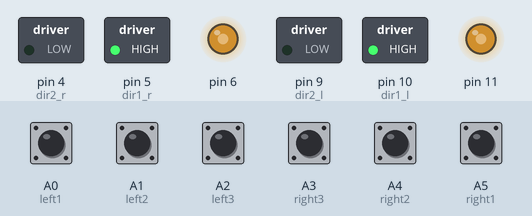
This sketch was run on a simulated Arduino Uno, built with avr-gcc and run on an emulated ATmega328P. Parts: switched loads named in the sketch (green lamp = pin HIGH), output pins drawn as LEDs (lit = HIGH). Inputs (shaded band) come from the test bench; at power-on: A0 (left1), A1 (left2), A4 (right2), A5 (right1) HIGH, A2 (left3), A3 (right3) LOW. What the sketch prints to the serial monitor is not drawn.

Above: at 1.2 s.
1.3 s: A5 (right1) pulled LOW for 0.15 s
At 1.37 s:
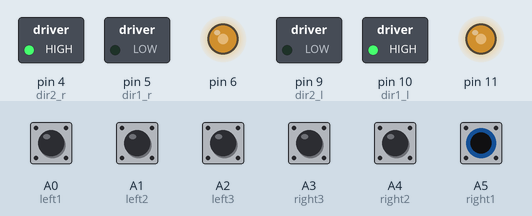
2.9 s: A0 (left1) pulled LOW for 0.15 s
At 2.97 s:
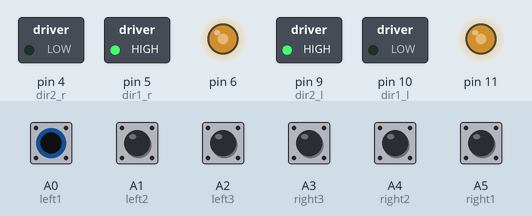
4.5 s: A1 (left2) pulled LOW for 0.15 s
At 5.8 s:
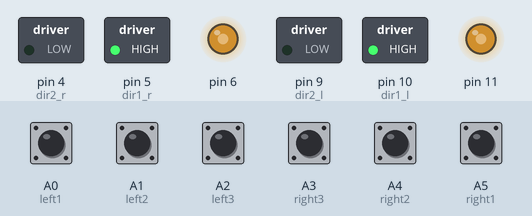
6.1 s: A4 (right2) pulled LOW for 0.15 s
At 7.3 s:
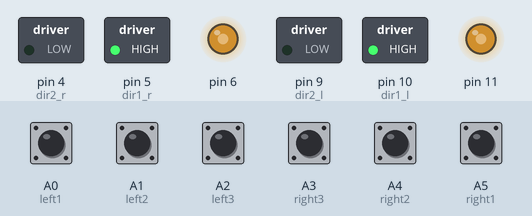
Timing chart, 0 to 8.7 s (numbered marks = the images above; inputs shaded):
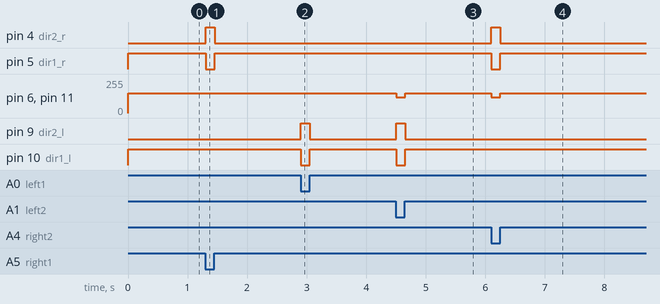

The sketch:

FollowLine.ino
```cpp
// pwm port 3,5,6, 9, 10, 11
const int pwm_l = 11;
const int dir1_l = 10;
const int dir2_l = 9;
const int pwm_r = 6;
const int dir1_r = 5;
const int dir2_r = 4;
// sensor
const int left1 = A0;
const int left2 = A1;
const int left3 = A2;
const int right3 = A3;
const int right2 = A4;
const int right1 = A5;

void motor(char dirpin1,char dirpin2, char pwmpin,char state,int val)
{
  if (val == 0){
    analogWrite(pwmpin,val);
    digitalWrite(dirpin1,HIGH);
    digitalWrite(dirpin2,HIGH);
    return;
  }

 if(state==1)
 {
    analogWrite(pwmpin,val);
    digitalWrite(dirpin1,HIGH);
    digitalWrite(dirpin2,LOW);
 }
 else if(state==0)
 {
    analogWrite(pwmpin,val);
    digitalWrite(dirpin1,LOW);
    digitalWrite(dirpin2,HIGH);
 }
}

void runforward(int i)   //前进
{
  motor(dir1_r,dir2_r, pwm_r, 1, i);
  motor(dir1_l,dir2_l, pwm_l, 1, i);
}
void runback(int j)    //后退
{
  motor(dir1_r,dir2_r, pwm_r, 0, j);
  motor(dir1_l,dir2_l, pwm_l, 0, j);
}
void turnL(int m)     //左转
{
  motor(dir1_r,dir2_r, pwm_r, 1, m);
  motor(dir1_l,dir2_l, pwm_l, 0, m);
}
void turnR(int n)      //右转
{
  motor(dir1_r,dir2_r, pwm_r, 0, n);
  motor(dir1_l,dir2_l, pwm_l, 1, n);
}
void stop()            //停止
{
  motor(dir1_r,dir2_r, pwm_r, 0, 0);
  motor(dir1_l,dir2_l, pwm_l, 1, 0);
}

void setup()
{
   Serial.begin(9600);
   pinMode(dir1_l, OUTPUT);
   pinMode(dir1_r, OUTPUT);
   pinMode(dir2_l, OUTPUT);
   pinMode(dir2_r, OUTPUT);

   pinMode(left1, INPUT);
   pinMode(left2, INPUT);
   pinMode(left3, INPUT);
   pinMode(right3, INPUT);
   pinMode(right2, INPUT);
   pinMode(right1, INPUT);
}

void loop()
{
  int num1,num2,num3,num4,num5,num6,num7;
  num1=digitalRead(left1);
  num2=digitalRead(left2);
  num3=digitalRead(left3);
  num4=digitalRead(right3);
  num5=digitalRead(right2);
  num6=digitalRead(right1);

  Serial.println(num6);
  delayMicroseconds(20);

  if(num1==LOW)          // Left1
  {
    turnL(150);
    //Serial.println("turnL200");
   delayMicroseconds(2);
  }
  else if(num2==LOW)       // Left2
  {
   turnL(120);
   //Serial.println("turnL150");
   delayMicroseconds(2);
  }
  /*
  else if(num3==0)       //Left3
  {
   turnL(100);
   //Serial.println("turnL100");
   delayMicroseconds(2);
  }
  else if(num4==0)       //Right3
  {
   turnR(150);
    //Serial.println("turnR100");
   delayMicroseconds(2);
  }*/
  else if(num5==LOW)       //Right2
  {
   turnR(120);
   //Serial.println("turnR150");
   delayMicroseconds(2);
  }
  else if(num6==LOW)        //Right1
  {
   turnR(150);
   //Serial.println("turnR200");
   delayMicroseconds(2);
  }
  else                     //其他状态小车直走
  {
    runforward(150);
   //Serial.println("trunfoward180");
   delay(2);
  }
}
```

Measured:
- after the input at 1.3 s, pin 4 (dir2_r): LOW → HIGH at once, → LOW 0.15 s later; pin 5 (dir1_r): HIGH → LOW at once, → HIGH 0.15 s later
- after the input at 2.9 s, pin 9 (dir2_l): LOW → HIGH at once, → LOW 0.15 s later; pin 10 (dir1_l): HIGH → LOW at once, → HIGH 0.15 s later
- after the input at 4.5 s, pin 6, pin 11: 150/255 → 120/255 at once, → 150/255 0.15 s later; pin 9 (dir2_l): LOW → HIGH at once, → LOW 0.15 s later; pin 10 (dir1_l): HIGH → LOW at once, → HIGH 0.15 s later
- after the input at 6.1 s, pin 4 (dir2_r): LOW → HIGH at once, → LOW 0.15 s later; pin 5 (dir1_r): HIGH → LOW at once, → HIGH 0.15 s later; pin 6, pin 11: 150/255 → 120/255 at once, → 150/255 0.15 s later
